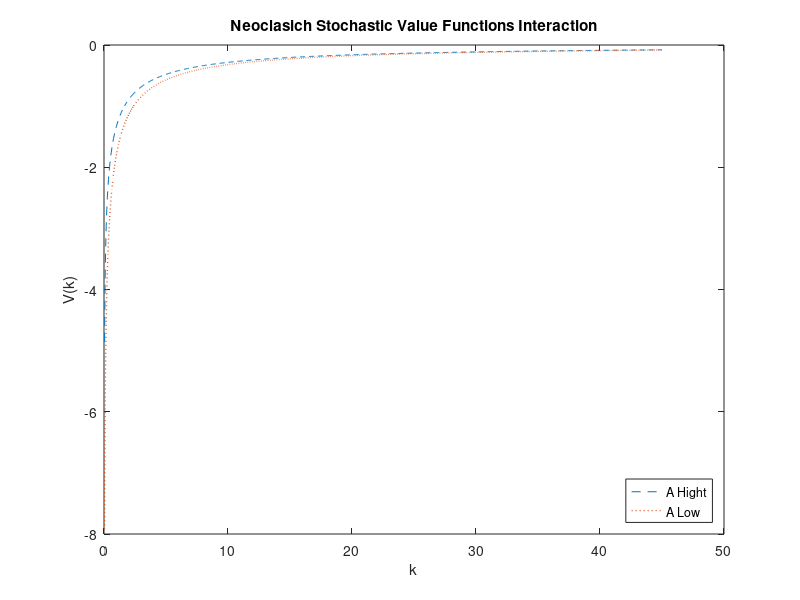
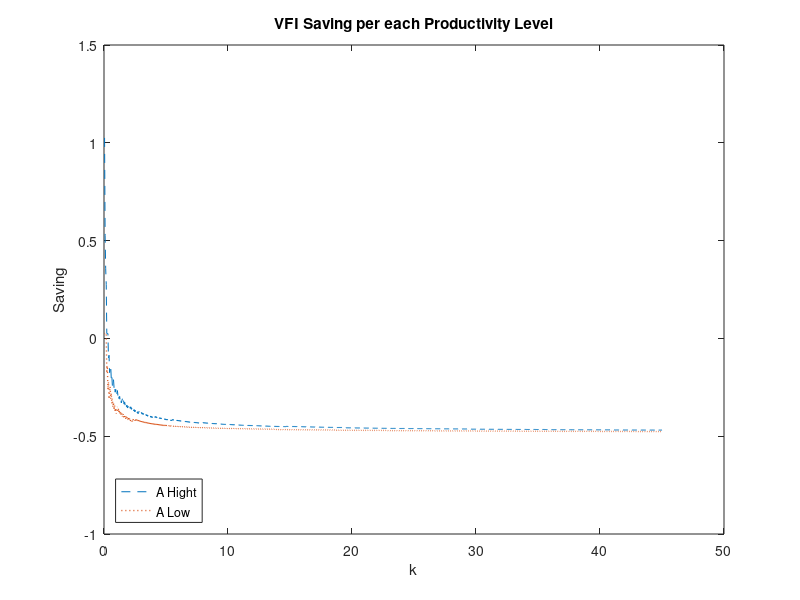

These figures' MATLAB source, in order:
clear 
close all
%%%% Set up parameters
alpha = 0.35;
beta = 0.99;
delta = 0.025;
sigma = 2;
A= [0.977 0.023; 0.074 0.926];
A_h=1.1;
A_l=.678;

%%%% Set up discretized state space
k_min = 0;
k_max = 45;
num_k = 1000; % number of points in the grid for k

k = linspace(k_min, k_max, num_k);

k_mat = repmat(k', [1 num_k]); % this will be useful in a bit

%%%% Set up consumption and return function
% 1st dim(rows): k today, 2nd dim (cols): k' chosen for tomorrow

cons_h = A_h*k_mat .^ alpha + (1 - delta) * k_mat - k_mat'; 
cons_l = A_l*k_mat .^ alpha + (1 - delta) * k_mat - k_mat'; 

ret_h = cons_h .^ (1 - sigma) / (1 - sigma); % return function high
ret_l = cons_l .^ (1 - sigma) / (1 - sigma); % return function
% negative consumption is not possible -> make it irrelevant by assigning
% it very large negative utility
ret_h(cons_h < 0) = -Inf;
ret_l(cons_l < 0) = -Inf;

%%%% Iteration
dis = 1; tol =1e-07; % tolerance for stopping 
v_guess = zeros(2, num_k);
tic
while dis > tol
    % compute the utility value for all possible combinations of k and k':
     [vfnH,pol_indxH]=max(ret_h + beta*repmat(A(1,:)*v_guess,[num_k,1]),[],2);
    [vfnL,pol_indxL]=max(ret_l + beta*repmat(A(2,:)*v_guess,[num_k,1]),[],2);
    

   % vfn = [vfnH' vfnL'];
   vfn=[vfnH'; vfnL'];
    % what is the distance between current guess and value function
    % based on the whole matrix
    dis = max(abs(vfn - v_guess));
       v_guess = vfn;
    % if distance is larger than tolerance, update current guess and
    % continue, otherwise exit the loop
end
toc 

g = [k(pol_indxH)' k(pol_indxL)']; % policy function
gH = k(pol_indxH); % policy function
gL= k(pol_indxL);
plot(k,vfnH','--',k,vfnL',':','Linewidth',1) 
xlabel('k') 
ylabel('V(k)')
title('Neoclasich Stochastic Value Functions Interaction')
legend({'A Hight','A Low'},'Location','southeast')
figure


%policy function
plot(k,k(pol_indxH)','--',k,k(pol_indxL)',':','Linewidth',1) 
xlabel('k') 
ylabel('V(k)')
title('VFI g(k) vs k')
legend({'A Hight','A Low'},'Location','southeast')



% PART 3 
kgrowthH=gH./k;
kgrowthL=gL./k;

plot(k,kgrowthH,'--',k,kgrowthL,':','Linewidth',1) 
xlabel('k') 
ylabel('V(k)')
title('VFI  results g(k)/k')
legend({'A Hight','A Low'},'Location','southeast')

%saving is f(k)-c

fH=A_h*k.^ alpha ;
fL=A_l*k.^ alpha ;

ch = A_h*k .^ alpha + (1 - delta) * k - gH; 
cl = A_l*k .^ alpha + (1 - delta) * k - gL; 

sH=(fH-ch)./k;
sL=(fL-cl)./k;


plot(k,sH,'--',k,sL,':','Linewidth',1) 
xlabel('k') 
ylabel('Saving')
title('VFI Saving per each Productivity Level')
legend({'A Hight','A Low'},'Location','southwest')


% PART 4
% First, I need to generate some random number for y, that has standard
% deviation of 0.018
% Then A=y/k.^alpha=
%now, in the data 
